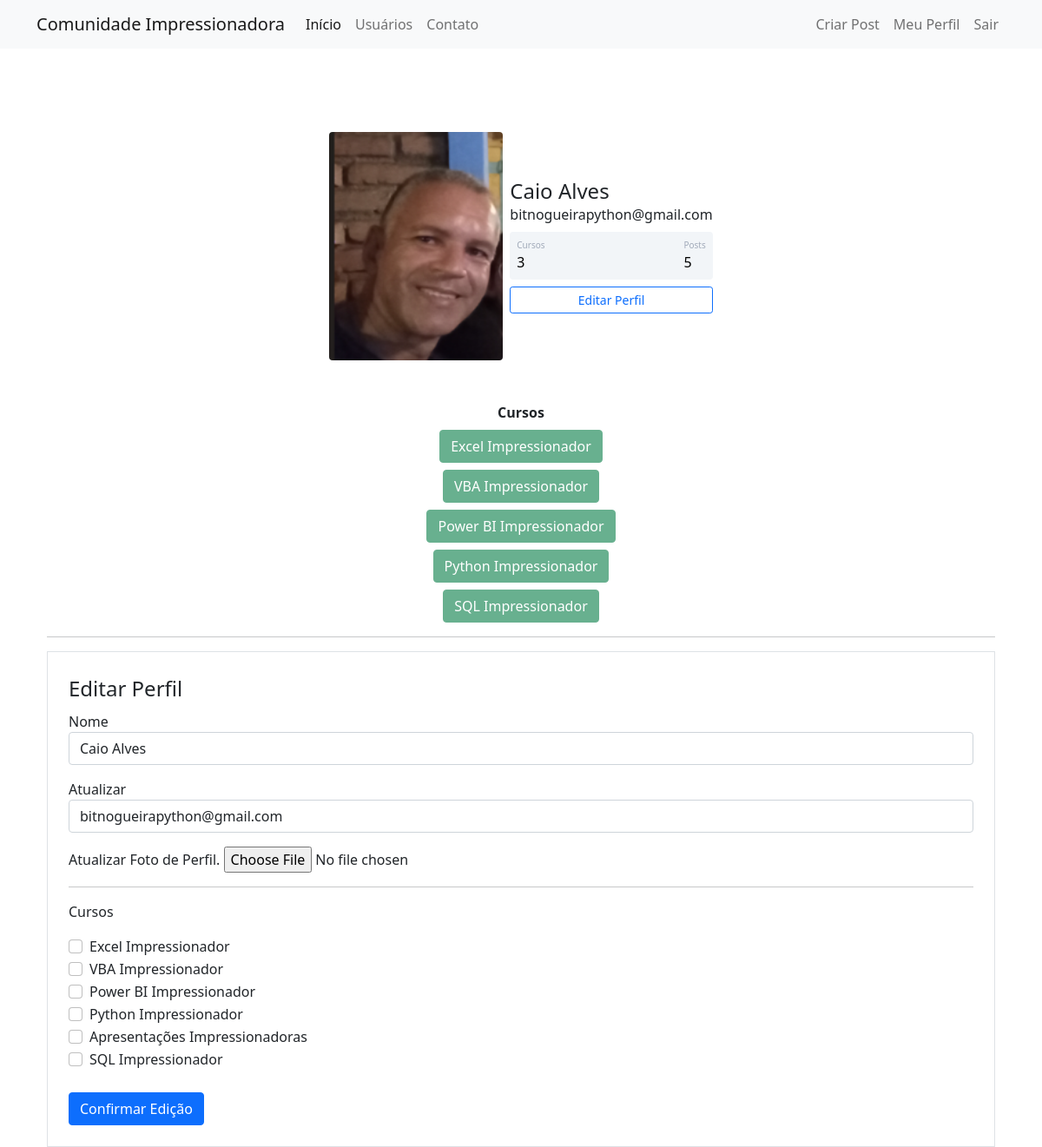
Screenshot of /perfil/editar (signed in) with the database file from the repository.
### comunidadeimpressionadora/models.py (models this page shows)
class Usuario(database.Model, UserMixin): # irá herdar todas as informações do database.Model (inclusive o init)
    id= database.Column ('id', database.Integer, primary_key=True) # o id será um valor único e servirá como chave primária.
    username= database.Column ('username', database.String, nullable=False) #nullable=False-deverá ter um nome preenchido
    email= database.Column ('email', database.String, nullable=False, unique=True) #unique=True-o email não pode repetir
    senha = database.Column ('senha', database.String,nullable=False)
    foto_perfil= database.Column ('foto_perfil', database.String, default='default.jpg')#default='default.jpg'- será um formato fixo de imagem, no caso jpg
    posts= database.relationship('Post', backref='autor', lazy=True)# nome do post(autor), passa todas a informações do autor(lazy=True)
    cursos= database.Column('cursos', database.String, nullable=False, default='Não Informado')# default='Não Informado'-será o valor padrão antes de ser digitado algo
    def contar_posts(self):
        return len(self.posts)

### comunidadeimpressionadora/routes.py (the view)
@app.route('/perfil/editar', methods=['GET', 'POST']) # toda página que tem formulário tem que dizer que o método POST é permitido
@login_required
def perfil_editar():
    form_editar = FormEditarPerfil()
    if form_editar.validate_on_submit():
        current_user.email = form_editar.email.data
        current_user.username = form_editar.username.data
        if form_editar.foto_perfil.data:
            nome_imagem = salvar_imagem(form_editar.foto_perfil.data)
            current_user.foto_perfil = nome_imagem
        current_user.cursos = atualizar_cursos(form_editar)
        database.session.commit()
        flash('Perfil atualizado com Sucesso!', 'alert_success')
        return redirect(url_for('perfil'))
    elif request.method == 'GET': # Para que o fomulário já apareça com o campo preenchido
        form_editar.email.data = current_user.email
        form_editar.username.data = current_user.username
    foto_perfil = url_for('static', filename='fotos_perfil/{}'.format(current_user.foto_perfil))
    return render_template('editarperfil.html', foto_perfil=foto_perfil, form_editar=form_editar)

### comunidadeimpressionadora/forms.py (shortened to what this page needs)
class FormEditarPerfil(FlaskForm):
    username = StringField('Nome', validators=[DataRequired()])
    email = StringField('Atualizar ', validators=[DataRequired(), Email()])
    foto_perfil = FileField('Atualizar Foto de Perfil.', validators=[FileAllowed(['jpg', 'png'])])
    curso_excel = BooleanField('Excel Impressionador')
    curso_vba = BooleanField('VBA Impressionador')
    curso_powerbi = BooleanField('Power BI Impressionador')
    curso_python = BooleanField('Python Impressionador')
    curso_ppt = BooleanField('Apresentações Impressionadoras')
    curso_sqla = BooleanField('SQL Impressionador')
    botao_submit_editarperfil = SubmitField('Confirmar Edição')

### comunidadeimpressionadora/models.py (called while the page is built)
@login_manager.user_loader
def load_usuario(id_usuario):
    return Usuario.query.get(int(id_usuario)) # como o id_usuario é a chave primaria, pode usar o get direto para

### comunidadeimpressionadora/templates/editarperfil.html (shortened to what this page needs)
{% extends 'perfil.html' %}'
{% block form_editar_perfil %}
    <div class="container">
        <hr>
        <div class="row">
            <div class="col">
                <form method="POST" action="" class="border p-4 w-100" enctype="multipart/form-data" style="max-width: 6000px; text-align: left;">
                    <legend>Editar Perfil</legend>
                    <fieldset>
                        <div class="form-group">
                            {{ form_editar.username.label(class="form-control-label") }}
                            {% if form_editar.username.errors %}
                                {{ form_editar.username(class="form-control is-invalid") }}
                                <div class="invalid-feedback">
                                    {% for erro in form_editar.username.errors %}
                                        {{ erro }}
                                    {% endfor %}
                                </div>
                            {% else %}
                                {{ form_editar.username(class="form-control") }}
                            {% endif %}
                        </div>
                        <div class="form-group mt-3">
                            {{ form_editar.email.label(class="form-control-label") }}
                            {% if form_editar.email.errors %}
                                {{ form_editar.email(class="form-control is-invalid") }}
                                <div class="invalid-feedback">
                                    {% for erro in form_editar.email.errors %}
                                        {{ erro }}
                                    {% endfor %}
                                </div>
                            {% else %}
                                {{ form_editar.email(class="form-control") }}
                            {% endif %}
                        </div>
                        <div class="form-group mt-3">
                            {{ form_editar.foto_perfil.label }}
                            {{ form_editar.foto_perfil(class="form-control-file") }}
                        </div>
                        <hr>
                        <p>Cursos</p>
                        {% for campo in form_editar %}
                            {% if 'curso_' in campo.name %}
                                <div class="form-group form-check">
                                    {{ campo.label(class="form-check-label") }}
                                    {{ campo(class="form-check-input") }}
                                </div>
                            {% endif %}
                        {% endfor %}
                    </fieldset>
                    {{ form_editar.botao_submit_editarperfil(class="btn btn-primary mt-4") }}
                </form>
            </div>
        </div>
    </div>
    {% endblock %}

### comunidadeimpressionadora/templates/perfil.html
{% extends 'base.html' %}
{% block content %}
<div class="container mt-5 d-flex flex-column align-items-center">
            <div class="d-flex justify-content-center mt-5">
                <div class="d-flex align-items-center">
                    <div class="image pe-2">
                        <img src="{{ foto_perfil }}" class="rounded" width="200" >
                    </div>
                <div class="ml-3 w-100">
                   <h4 class="mb-0 mt-0">{{ current_user.username }}</h4>
                        <span>{{ current_user.email }}</span>
                   <div class="p-2 mt-2 bg-primary d-flex justify-content-between rounded text-white stats">
                        <div class="d-flex flex-column">
                            {% if 'Não Informado' in current_user.cursos %}
                                <span class="articles">Cursos</span>
                                <span class="number1">0</span>
                            {% else %}
                                <span class="articles">Cursos</span>
                                <span class="number1">{{ current_user.contar_posts() }}</span>
                            {% endif %}
                        </div>
                    <div class="d-flex flex-column">
                        <span class="rating">Posts</span>
                        <span class="number3">{{ current_user.cursos.count(';')+1 }}</span>
                    </div>
                   </div>
                   <div class="button mt-2 d-flex flex-row align-items-center">
                        <a class="w-100" href="{{ url_for('perfil_editar') }}">
                            <button class="btn btn-sm btn-outline-primary w-100">Editar Perfil</button>
                        </a>
                   </div>
                </div>
                </div>
            </div>
<div class= "container mt-5 d-flex flex-column align-items-center">
    <div class="col col-4" style="text-align: center;">
        <strong>Cursos</strong><br>
        {% for curso in current_user.cursos.split(';') %}
            <button type="button" class="btn btn-success mt-2"  disabled>{{ curso }}</button>
        {% endfor %}
    </div>
</div>
{% block form_editar_perfil %}
{% endblock %}
{% endblock %}

### comunidadeimpressionadora/static/main.css (style rules this page uses)
.stats { background: #f2f5f8 !important; color: #000 !important; }
.articles { font-size:10px; color: #a1aab9; }
.number1 { font-weight:500; }
.rating { font-size:10px; color: #a1aab9; }
.number3 { font-weight:500; }

### rows the page displays
Usuario: username "Caio Alves", email "bitnogueirapython@gmail.com", cursos "5"

### other values shown
{{ current_user.contar_posts() }} "3"
{{ curso }} "Excel Impressionador" "VBA Impressionador" "Power BI Impressionador" "Python Impressionador" "SQL Impressionador"
{{ campo.label(class="form-check-label") }} "Excel Impressionador" "VBA Impressionador" "Power BI Impressionador" "Python Impressionador" "Apresentações Impressionadoras" "SQL Impressionador"
